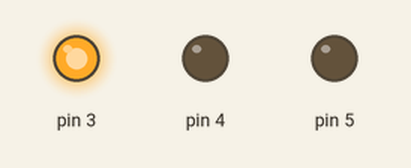
Bench run of a sketch on a simulated Arduino Uno, built with avr-gcc and run on an emulated ATmega328P. On the bench: output pins drawn as LEDs (lit = HIGH).

Above: at 2.0 s.
At 7.5 s:
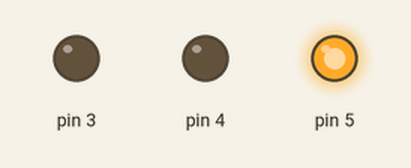
At 10.0 s:
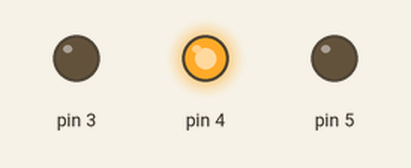
Timing chart, 0 to 14.3 s (numbered marks = the images above):
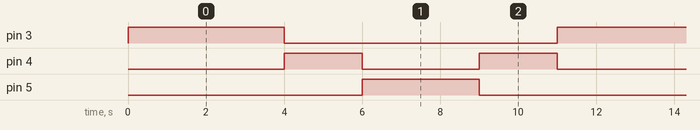

The sketch:

sketch_sep21b.ino
```cpp
void setup() {
  // put your setup code here, to run once:
  pinMode(3, OUTPUT);
    pinMode(4, OUTPUT);
      pinMode(5, OUTPUT);
}

void loop() {
  // put your main code here, to run repeatedly:
  digitalWrite(4, LOW);
  digitalWrite(3, HIGH);
  delay(4000);
  digitalWrite(3, LOW);
  digitalWrite(4, HIGH);
  delay(2000);
    digitalWrite(3, LOW);
  digitalWrite(4, LOW);
  digitalWrite(5, HIGH);
    delay(3000);
        digitalWrite(3, LOW);
  digitalWrite(4, HIGH);
  digitalWrite(5, LOW);
    delay(2000);
}
```

Measured:
- by itself, pin 3: alternates HIGH for 4.0 s and LOW for 7.0 s
- by itself, pin 4: repeats every 11.0 s: LOW 3.0 s, HIGH 2.0 s, LOW 4.0 s, HIGH 2.0 s
- by itself, pin 5: alternates HIGH for 3.0 s and LOW for 8.0 s
